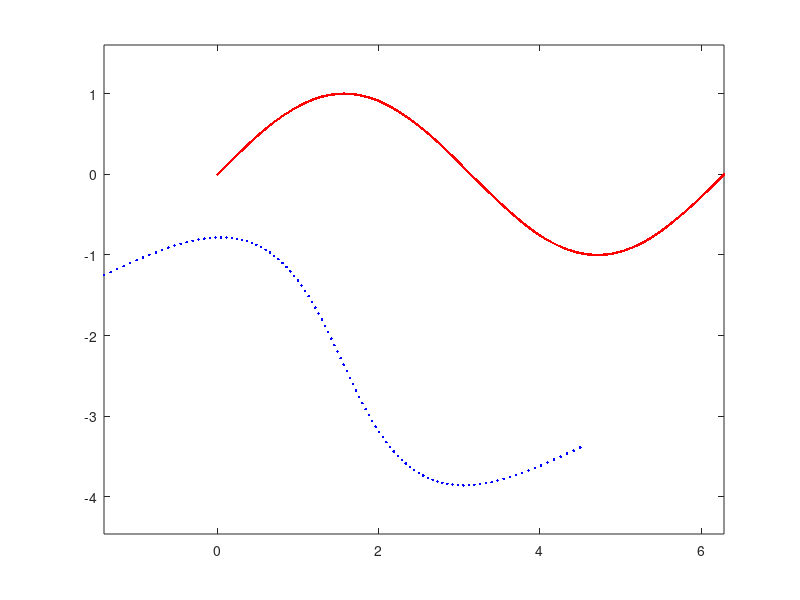

This figure's MATLAB source: (Note: this script raises an error after producing the figure.)

% Generate model points

xvals=linspace(0,2*pi,500);
yvals=sin(xvals);

model=[xvals;yvals];

% Generate data points

xvals=linspace(0,2*pi,100);
yvals=sin(xvals);

data=[xvals;yvals];

% Transform data points to their start positions

v1=0.6*(2*rand-1);
Rma=[cos(v1) -sin(v1);sin(v1) cos(v1)];

data=Rma*data;
data(1,:)=data(1,:)+2*randn;
data(2,:)=data(2,:)+2*randn;

% A plot. Model points and data points in start positions

figure(1)
plot(model(1,:),model(2,:),'r.',data(1,:),data(2,:),'b.'), axis equal

% Running the ICP-algorithm. Least squares criterion

[RotMat,TransVec,dataOut]=icp(model,data);

% A plot. Model points and data points in transformed positions

figure(2)
plot(model(1,:),model(2,:),'r.',dataOut(1,:),dataOut(2,:),'b.'), axis equal

